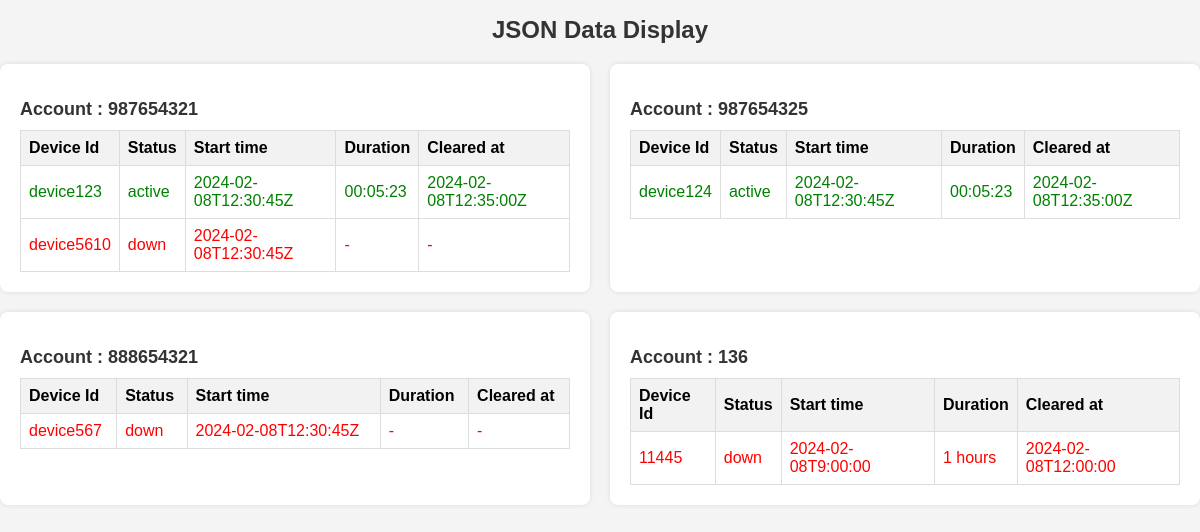
The app's page /index/ with its own data.
### dashboard/models.py (models this page shows)
class Data(models.Model):
    tenant_id = models.TextField()
    account_id = models.TextField()
    device_id = models.TextField()
    device_name = models.TextField()
    rule_id = models.TextField()
    alarm_id = models.TextField()
    alarm_name = models.TextField()
    description = models.TextField()
    state = models.TextField()
    duration = models.TextField(null=True, blank=True)
    created_at = models.TextField()
    finalized_at = models.TextField(null=True, blank=True)
    severity = models.TextField()
    created = models.DateTimeField(auto_now_add=True)

### dashboard/views.py (the view, shortened to what this page needs)
# urls.py: path('index/',views.func,name='api')
@csrf_exempt
def func(request):
    if(request.method=='GET'):
        records = Data.objects.all()
        account = list(records.values_list('account_id', flat=True))
        print(account)
        data = {}
        for i in account:
            data[i] = Data.objects.filter(account_id=i)
        print(data)
        context = {
            'data': data
        }
        return render(request, 'index.html',context)

### dashboard/templates/index.html (shortened to what this page needs)
<!DOCTYPE html>
<html lang="en">
<head>
</head>
<body>
        <h1>JSON Data Display</h1>
        <div class="dashboard">
            {% for key,queryset in data.items %}
            <div class="card">
                <h2>Account : {{ key }}</h2>
                <table>
                    <thead>
                        <tr>
                            <th>Device Id</th>
                            <th>Status</th>
                            <th>Start time</th>
                            <th>Duration</th>
                            <th>Cleared at</th>
                        </tr>
                    </thead>
                    <tbody>
                        {% for obj in queryset %}
                        <tr class="{% if obj.state == 'active' %}active{% elif obj.state == 'down' %}down{% endif %}">
                            <td>{{ obj.device_id }}</td>
                            <td>{{ obj.state }}</td>
                            <td>{{ obj.created_at }}</td>
                            <td>{{ obj.duration }}</td>
                            <td>{{ obj.finalized_at }}</td>
                        </tr>
                        {% endfor %}
                    </tbody>
                </table>
            </div>
            {% endfor %}
        </div>
</body>
</html>

### dashboard/templates/index.html (style rules this page uses)
body { font-family: Arial, sans-serif; background-color: #f4f4f4; margin: 0; padding: 0; }
h1 { font-size: 24px; margin-bottom: 20px; color: #333; text-align: center; }
.dashboard { display: grid; grid-template-columns: repeat(2, 1fr); gap: 20px; }
.card { padding: 20px; border-radius: 8px; background-color: #fff; box-shadow: 0 0 5px rgba(0, 0, 0, 0.1); }
.card h2 { font-size: 18px; margin-bottom: 10px; color: #333; }
table { border-collapse: collapse; width: 100%; }
th, td { border: 1px solid #ddd; padding: 8px; text-align: left; }
th { background-color: #f2f2f2; }
.active td { color: green; }
.down td { color: red; }

### records on screen
Data: device_id "device123", state "active", created_at "2024-02-08T12:30:45Z", duration "00:05:23", finalized_at "2024-02-08T12:35:00Z"
Data: device_id "device5610", state "down", created_at "2024-02-08T12:30:45Z", duration "-", finalized_at "-"
Data: device_id "device124", state "active", created_at "2024-02-08T12:30:45Z", duration "00:05:23", finalized_at "2024-02-08T12:35:00Z"
Data: device_id "device567", state "down", created_at "2024-02-08T12:30:45Z", duration "-", finalized_at "-"
Data: device_id "11445", state "down", created_at "2024-02-08T9:00:00", duration "1 hours", finalized_at "2024-02-08T12:00:00"

### other values on screen
{{ key }} "987654321" "987654325" "888654321" "136"
